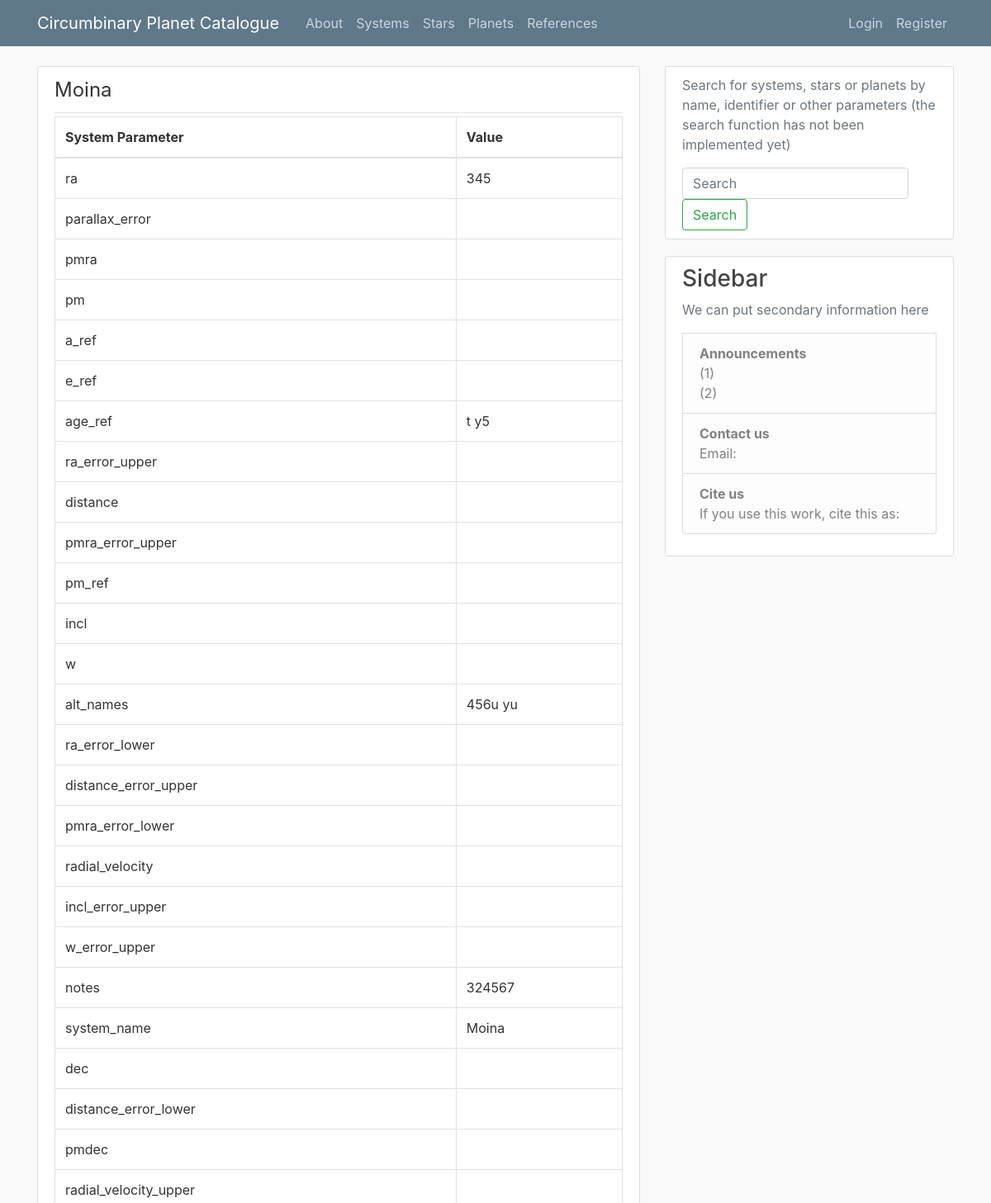
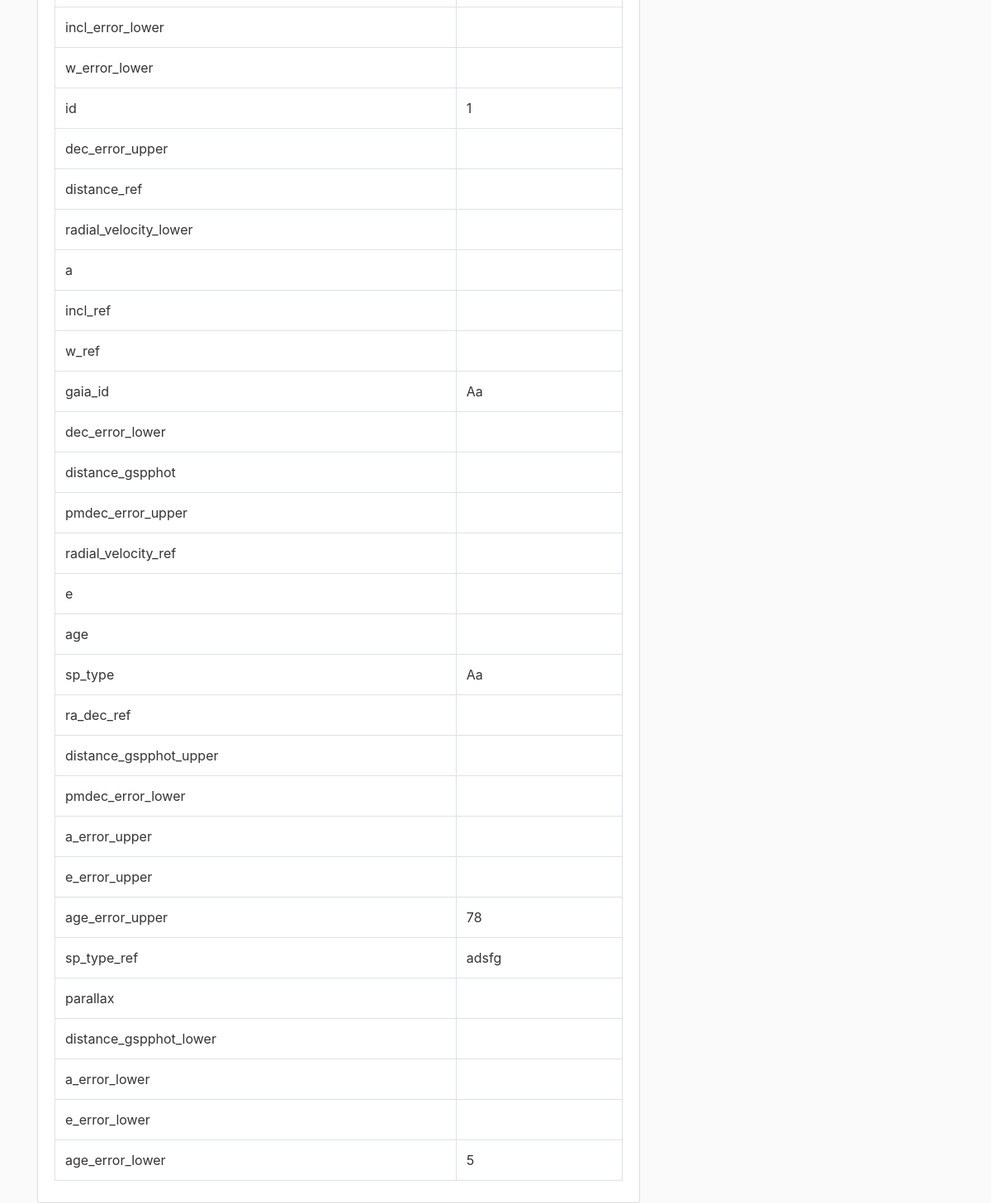
Screenshot of /system/1 with the database file from the repository (2 pictures, top to bottom).
### flaskblog/models.py (models this page shows, shortened)
class System(db.Model):
    id = db.Column(db.Integer, primary_key=True)
    system_name = db.Column(db.String, nullable=False)
    gaia_id = db.Column(db.String)
    sp_type = db.Column(db.String)
    sp_type_ref = db.Column(db.String)
    ra = db.Column(db.String)
    ra_error_upper = db.Column(db.String)
    ra_error_lower = db.Column(db.String)
    dec = db.Column(db.String)
    dec_error_upper = db.Column(db.String)
    dec_error_lower = db.Column(db.String)
    ra_dec_ref = db.Column(db.Text)
    parallax = db.Column(db.String)
    parallax_error = db.Column(db.String)
    distance = db.Column(db.String)
    distance_error_upper = db.Column(db.String)
    distance_error_lower = db.Column(db.String)
    distance_ref = db.Column(db.Text)
    distance_gspphot = db.Column(db.String)
    distance_gspphot_upper = db.Column(db.String)
    distance_gspphot_lower = db.Column(db.String)
    pmra = db.Column(db.String)
    pmra_error_upper = db.Column(db.String)
    pmra_error_lower = db.Column(db.String)
    pmdec = db.Column(db.String)
    pmdec_error_upper = db.Column(db.String)
    pmdec_error_lower = db.Column(db.String)
    pm = db.Column(db.String)
    pm_ref = db.Column(db.Text)
    radial_velocity = db.Column(db.String)
    radial_velocity_upper = db.Column(db.String)
    radial_velocity_lower = db.Column(db.String)
    radial_velocity_ref = db.Column(db.Text)
    a = db.Column(db.String)
    a_error_upper = db.Column(db.String)
    a_error_lower = db.Column(db.String)
    a_ref = db.Column(db.Text)
    incl = db.Column(db.String)
    incl_error_upper = db.Column(db.String)
    incl_error_lower = db.Column(db.String)
    incl_ref = db.Column(db.Text)
    e = db.Column(db.String)
    e_error_upper = db.Column(db.String)
    e_error_lower = db.Column(db.String)
    e_ref = db.Column(db.Text)
    w = db.Column(db.String)
    w_error_upper = db.Column(db.String)
    w_error_lower = db.Column(db.String)
    w_ref = db.Column(db.Text)
    age = db.Column(db.String)
    age_error_upper = db.Column(db.String)
    age_error_lower = db.Column(db.String)
    age_ref = db.Column(db.Text)
    alt_names = db.Column(db.String)
    notes = db.Column(db.String)
    user_id = db.Column(db.Integer, db.ForeignKey('user.id'), nullable=False)

### flaskblog/routes.py (the view)
@app.route("/system/<int:system_id>", methods=['GET', 'POST'])
def system(system_id):
    system = System.query.get_or_404(system_id)
    return render_template('system.html', title=system.system_name, system=system.__dict__)

### flaskblog/templates/system.html (shortened to what this page needs)
{% extends "layout.html" %}
{% block content %}
        <article class="media content-section">
          <div class="media-body">
            <div class="article-metadata">
                <legend class=""> {{ system.system_name }}  </legend>
            </div>
            <table class="table table-bordered">
                <thead>
                  <tr>
                    <th scope="col">System Parameter </th>
                    <th scope="col">Value </th>
                  </tr>
                </thead>
                <tbody>
                    {% for param, val in system.items() %}
                        {% if param not in ['user_id', '_sa_instance_state'] %}
                        <tr> <td> {{ param }} </td> <td> {{ val }} </td> </tr>
                        {% endif %}
                    {% endfor %}
                </tbody>
              </table>
          </div>
        </article>
{% endblock content %}

### flaskblog/static/main.css (style rules this page uses)
body { background: #fafafa; color: #333333; margin-top: 5rem; }
.content-section { background: #ffffff; padding: 10px 20px; border: 1px solid #dddddd; border-radius: 3px; margin-bottom: 20px; }
.article-metadata { padding-bottom: 1px; margin-bottom: 4px; border-bottom: 1px solid #e3e3e3 }

### rows the page displays
System: system_name "Moina", param "ra", ra "345", param "age_ref", age_ref "t y5", param "alt_names", alt_names "456u yu", param "notes", notes "324567", param "system_name", param "gaia_id", gaia "Aa", param "sp_type", sp_type "Aa", param "age_error_upper", age_error_upper "78", param "sp_type_ref", sp_type_ref "adsfg"

### other values shown
{{ param }} "parallax_error" "pmra" "pm" "a_ref" "e_ref" "ra_error_upper" "distance" "pmra_error_upper" "pm_ref" "incl" "w" "ra_error_lower" "distance_error_upper" "pmra_error_lower" "radial_velocity" "incl_error_upper" "w_error_upper" "dec" "distance_error_lower" "pmdec" "radial_velocity_upper" "incl_error_lower" "w_error_lower" "id" "dec_error_upper" "distance_ref" "radial_velocity_lower" "a" "incl_ref" "w_ref" "dec_error_lower" "distance_gspphot" "pmdec_error_upper" "radial_velocity_ref" "e" "age" "ra_dec_ref" "distance_gspphot_upper" "pmdec_error_lower" "a_error_upper" "e_error_upper" "parallax" "distance_gspphot_lower" "a_error_lower" "e_error_lower" "age_error_lower"
{{ val }} "1" "5"
